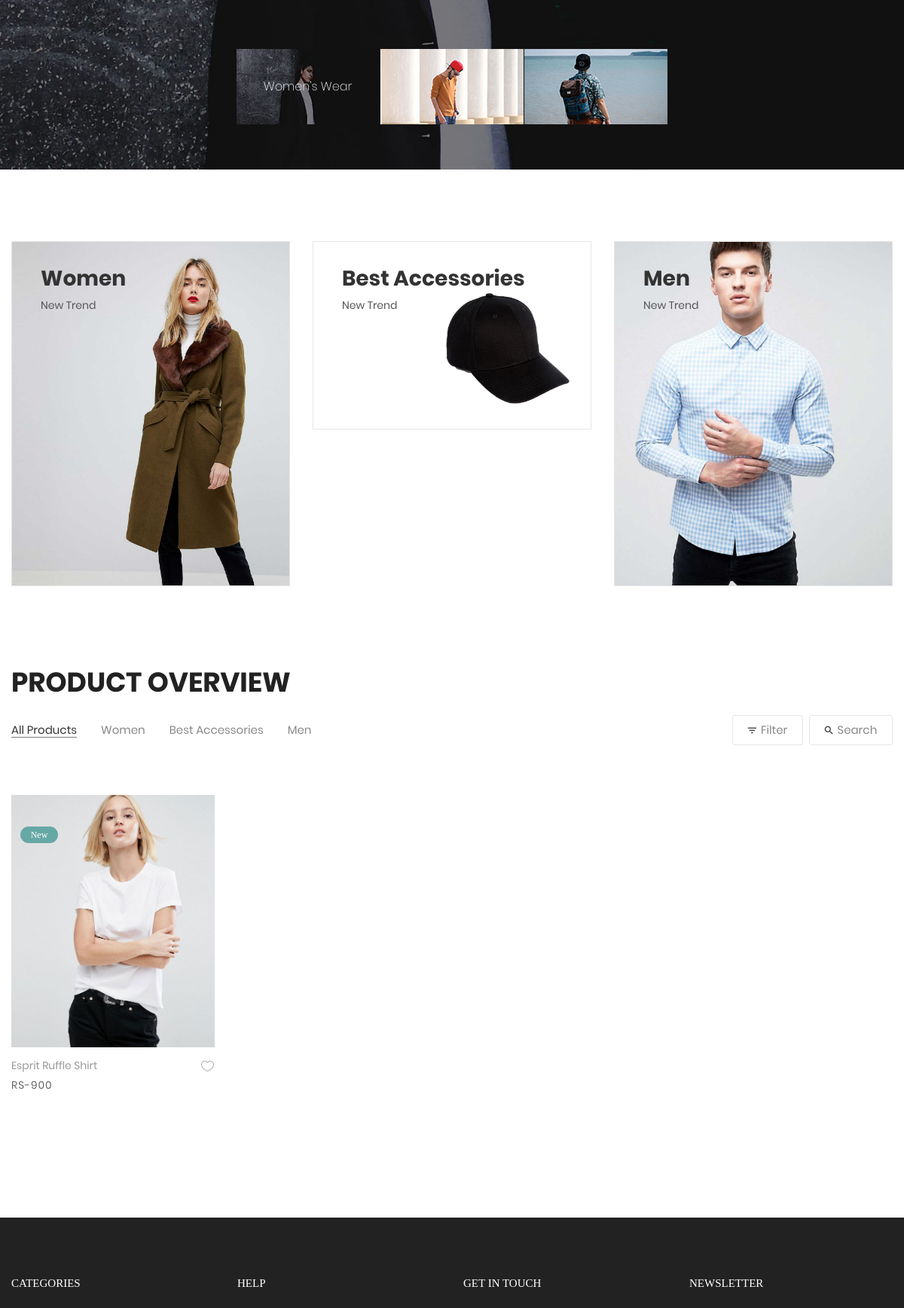
Before: / (middle part) with the older database file.
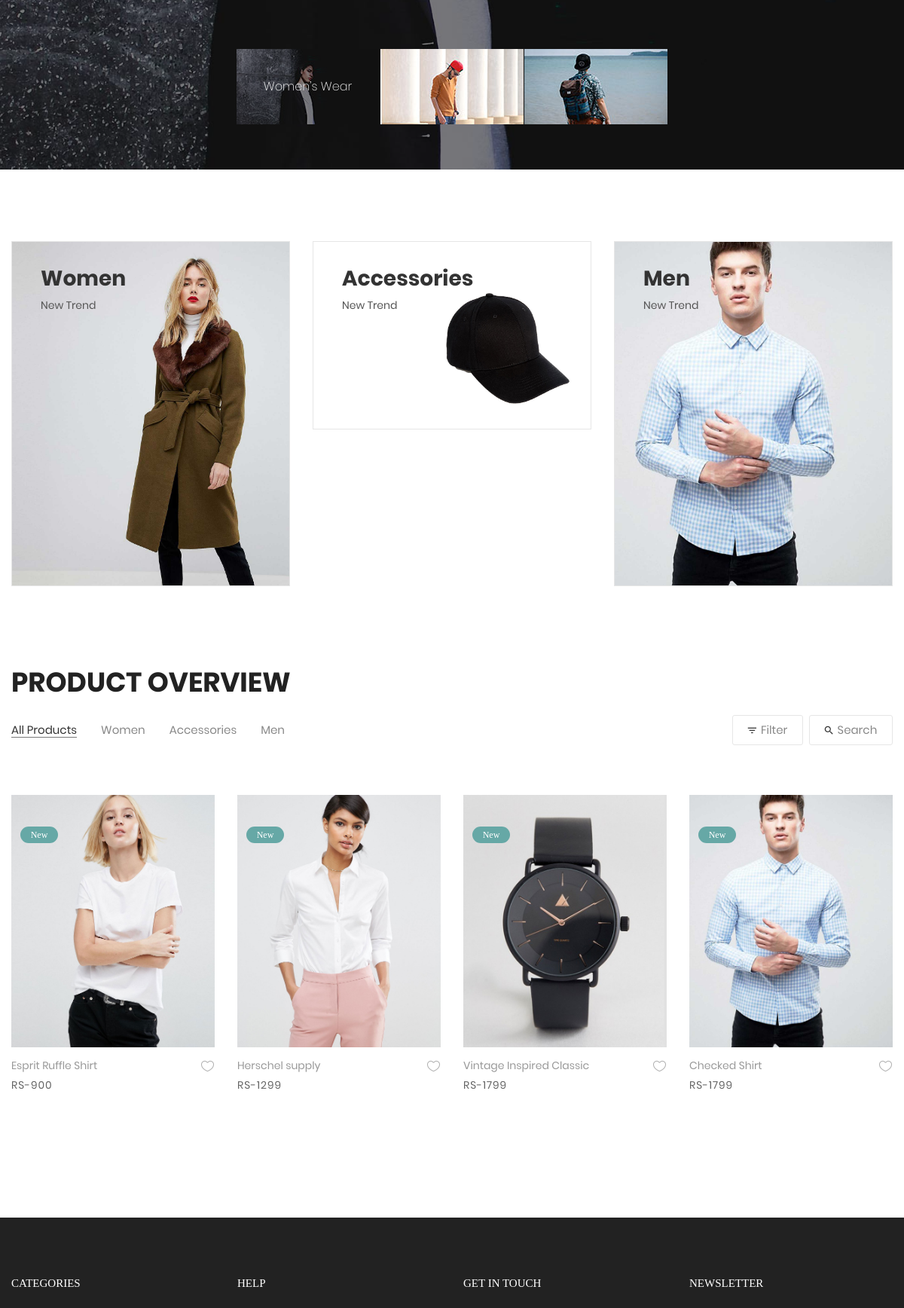
After: the same page with the newer database file.
### tables this page shows
CREATE TABLE `categories` (
  `category_id` int(11) NOT NULL,
  `category_name` varchar(256) NOT NULL,
  `category_image` varchar(256) NOT NULL
);

CREATE TABLE `products` (
  `product_id` int(11) NOT NULL,
  `product_name` varchar(256) NOT NULL,
  `product_description` varchar(256) NOT NULL,
  `product_price` varchar(256) NOT NULL,
  `product_category_id` int(11) NOT NULL,
  `product_stock_quantity` varchar(256) NOT NULL,
  `product_image` varchar(256) NOT NULL
);

### index.php (the view, shortened to what the changed rows need)
<?php
include("./base/mainHeader.php");
?>
<div class="sec-banner bg0 p-t-95 p-b-55">
    <div class="container">
        <div class="row">
            <?php
				$select_query = "SELECT * FROM categories";
				$execute = mysqli_query($connection, $select_query);
				while($fetch_categories = mysqli_fetch_array($execute)){
				?>
            <div class="col-md-4 p-b-30 m-lr-auto">
                <div class="block1 wrap-pic-w">
                    <img src="./admin/uploads/<?php echo $fetch_categories['category_image']?>" alt="IMG-BANNER">
                    <a href="products.php?id=<?php echo $fetch_categories['category_id']?>"
                        class="block1-txt ab-t-l s-full flex-col-l-sb p-lr-38 p-tb-34 trans-03 respon3">
                        <div class="block1-txt-child1 flex-col-l">
                            <span class="block1-name ltext-102 trans-04 p-b-8">
                                <?php echo $fetch_categories['category_name']?>
                            </span>
                            <span class="block1-info stext-102 trans-04">
                                New Trend
                            </span>
                        </div>
                    </a>
                </div>
            </div>
            <?php
				}
				?>
        </div>
    </div>
</div>
<section class="bg0 p-t-23 p-b-130">
    <div class="container">
        <div class="flex-w flex-sb-m p-b-52">
            <div class="flex-w flex-l-m filter-tope-group m-tb-10">
                <button class="stext-106 cl6 hov1 bor3 trans-04 m-r-32 m-tb-5 how-active1" data-filter="*">
                    All Products
                </button>
				<?php
				$select_query = "SELECT * FROM categories";
				$execute = mysqli_query($connection, $select_query);
				while($fetch_categories = mysqli_fetch_array($execute)){
				?>
                <button class="stext-106 cl6 hov1 bor3 trans-04 m-r-32 m-tb-5" data-filter=".<?php echo strtolower($fetch_categories['category_name'])?>">
                    <?php echo $fetch_categories['category_name']?>
                </button>
				<?php
				}
				?>
            </div>
        </div>
        <div class="row isotope-grid">
		<?php
		$select_query = "SELECT * FROM products INNER JOIN categories ON category_id = product_category_id";
		$execute = mysqli_query($connection, $select_query);
		while($fetch_products = mysqli_fetch_array($execute)){
		?>
		<a href="product-detail.php?id=<?php echo $fetch_products['product_id']?>">
            <div class="col-sm-6 col-md-4 col-lg-3 p-b-35 isotope-item <?php echo strtolower($fetch_products['category_name'])?>">
                <div class="block2">
                    <div class="block2-pic hov-img0 label-new" data-label="New">
                        <img src="./admin/uploads/<?php echo $fetch_products['product_image']?>" alt="IMG-PRODUCT">
                    </div>
                    <div class="block2-txt flex-w flex-t p-t-14">
                        <div class="block2-txt-child1 flex-col-l ">
                            <a href="product-detail.html" class="stext-104 cl4 hov-cl1 trans-04 js-name-b2 p-b-6">
                                <?php echo $fetch_products['product_name']?>
                            </a>
                            <span class="stext-105 cl3">
                                RS-<?php echo $fetch_products['product_price']?>
                            </span>
                        </div>
                        <div class="block2-txt-child2 flex-r p-t-3">
                            <a href="#" class="btn-addwish-b2 dis-block pos-relative js-addwish-b2">
                                <img class="icon-heart1 dis-block trans-04" src="images/icons/icon-heart-01.png"
                                    alt="ICON">
                            </a>
                        </div>
                    </div>
                </div>
            </div>
		</a>
			<?php
			}
			?>
        </div>
    </div>
</section>
<?php
include("./base/footer.php");
?>

Changed rows visible on the page:
changed categories: category_name "Best Accessories" → "Accessories"
added products: product_image (picture), product_name "Herschel supply", product_price "1299"
added products: product_image (picture), product_name "Vintage Inspired Classic", product_price "1799"
added products: product_image (picture), product_name "Checked Shirt", product_price "1799"
